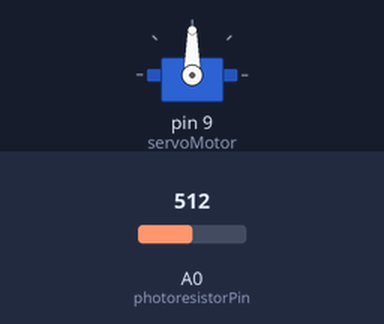
A sketch run on a simulated Arduino Uno, built with avr-gcc and run on an emulated ATmega328P. On the bench: servo. The inputs (shaded band) are chosen by the test bench; at power-on: A0 (photoresistorPin) = 512.

Above: at 1.2 s.
1.3 s: A0 (photoresistorPin) set to 882
2.8 s: A0 (photoresistorPin) set to 916
5.8 s: A0 (photoresistorPin) set to 900
At 7.0 s:
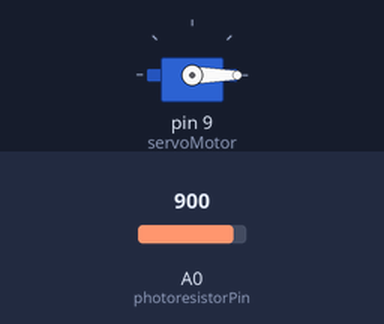
7.3 s: A0 (photoresistorPin) set to 1023
At 7.45 s:
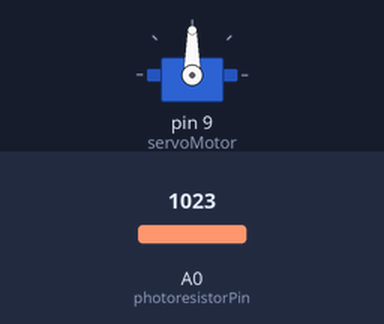
Timing chart, 0 to 10.3 s (numbered marks = the images above; inputs shaded):
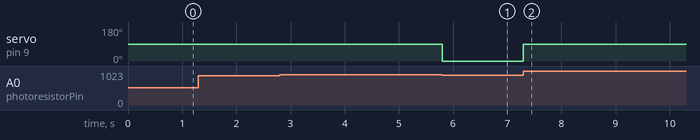

Measured:
- after the input at 1.3 s, every drawn part: stays the same
- after the input at 5.8 s, servo on pin 9 (servoMotor): 90° → 0° at once
- after the input at 7.3 s, servo on pin 9 (servoMotor): 0° → 90° at once

The sketch:

DinoGame.ino
```cpp
#include <Servo.h>

Servo servoMotor;
int photoresistorPin = A0;
int photoresistorThreshold = 900; // Adjust this threshold based on your sensor readings
int jumpDuration = 300; // Adjust this duration for the servo movement

void setup() {
  servoMotor.attach(9);
  pinMode(photoresistorPin, INPUT);
  Serial.begin(38400);
}

void loop() {
  int obstacleValue = analogRead(photoresistorPin);

  if (obstacleValue > photoresistorThreshold) {
    jump();
  }
}

void jump() {
  servoMotor.write(90); // Adjust the angle for your servo to simulate a spacebar press
  delay(jumpDuration);
  servoMotor.write(0); // Return to the original position
}
```
